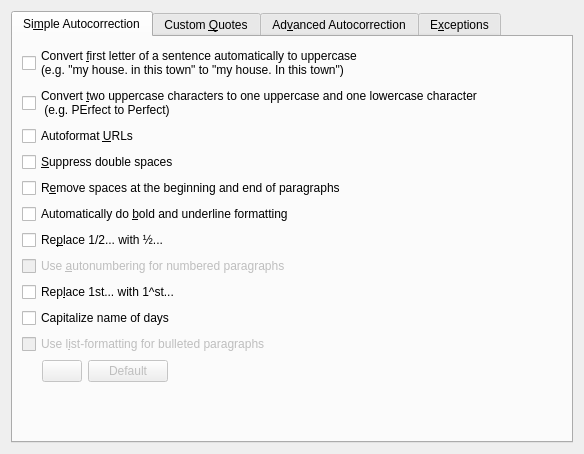
<?xml version="1.0" encoding="UTF-8"?>
<ui version="4.0">
 <class>AutocorrectConfig</class>
 <widget class="QWidget" name="AutocorrectConfig">
  <property name="geometry">
   <rect>
    <x>0</x>
    <y>0</y>
    <width>584</width>
    <height>454</height>
   </rect>
  </property>
  <property name="windowTitle">
   <string>Autocorrection</string>
  </property>
  <layout class="QVBoxLayout">
   <item>
    <widget class="QTabWidget" name="tabWidget">
     <property name="currentIndex">
      <number>0</number>
     </property>
     <widget class="QWidget" name="tab_1">
      <attribute name="title">
       <string>Si&amp;mple Autocorrection</string>
      </attribute>
      <layout class="QVBoxLayout">
       <item>
        <widget class="QCheckBox" name="upperCase">
         <property name="whatsThis">
          <string>Detect when a new sentence is started and always ensure that the first character is an uppercase character</string>
         </property>
         <property name="text">
          <string>Convert &amp;first letter of a sentence automatically to uppercase
(e.g. &quot;my house. in this town&quot; to &quot;my house. In this town&quot;)</string>
         </property>
        </widget>
       </item>
       <item>
        <widget class="QCheckBox" name="upperUpper">
         <property name="toolTip">
          <string/>
         </property>
         <property name="whatsThis">
          <string>All words are checked for the common mistake of holding the shift key down a bit too long. If some words must have two uppercase characters, then those exceptions should be added in the 'Exceptions' tab.</string>
         </property>
         <property name="text">
          <string>Convert &amp;two uppercase characters to one uppercase and one lowercase character
 (e.g. PErfect to Perfect)</string>
         </property>
        </widget>
       </item>
       <item>
        <widget class="QCheckBox" name="autoFormatUrl">
         <property name="whatsThis">
          <string>Detect when a URL (Uniform Resource Locator) is typed and provide formatting that matches the way an Internet browser would show a URL.</string>
         </property>
         <property name="text">
          <string>Autoformat &amp;URLs</string>
         </property>
        </widget>
       </item>
       <item>
        <widget class="QCheckBox" name="ignoreDoubleSpace">
         <property name="whatsThis">
          <string>Make sure that more than one space cannot be typed, as this is a common mistake which is quite hard to find in formatted text.</string>
         </property>
         <property name="text">
          <string>&amp;Suppress double spaces</string>
         </property>
        </widget>
       </item>
       <item>
        <widget class="QCheckBox" name="trimParagraphs">
         <property name="whatsThis">
          <string>Keep correct formatting and indenting of sentences by automatically removing spaces typed at the beginning and end of a paragraph.</string>
         </property>
         <property name="text">
          <string>R&amp;emove spaces at the beginning and end of paragraphs</string>
         </property>
        </widget>
       </item>
       <item>
        <widget class="QCheckBox" name="autoChangeFormat">
         <property name="whatsThis">
          <string>When you use _underline_ or *bold*, the text between the underscores or asterisks will be converted to underlined or bold text.</string>
         </property>
         <property name="text">
          <string>Automatically do &amp;bold and underline formatting</string>
         </property>
        </widget>
       </item>
       <item>
        <widget class="QCheckBox" name="autoReplaceNumber">
         <property name="whatsThis">
          <string>Most standard fraction notations will be converted when available</string>
         </property>
         <property name="text">
          <string>Re&amp;place 1/2... with ½...</string>
         </property>
        </widget>
       </item>
       <item>
        <widget class="QCheckBox" name="useNumberStyle">
         <property name="enabled">
          <bool>false</bool>
         </property>
         <property name="whatsThis">
          <string>When typing '1)' or similar in front of a paragraph, automatically convert the paragraph to use that numbering style. This has the advantage that further paragraphs will also be numbered and the spacing is done correctly.</string>
         </property>
         <property name="text">
          <string>Use &amp;autonumbering for numbered paragraphs</string>
         </property>
        </widget>
       </item>
       <item>
        <widget class="QCheckBox" name="autoSuperScript">
         <property name="enabled">
          <bool>true</bool>
         </property>
         <property name="text">
          <string>Rep&amp;lace 1st... with 1^st...</string>
         </property>
        </widget>
       </item>
       <item>
        <widget class="QCheckBox" name="capitalizeDaysName">
         <property name="text">
          <string>Capitalize name of days</string>
         </property>
        </widget>
       </item>
       <item>
        <widget class="QCheckBox" name="useBulletStyle">
         <property name="enabled">
          <bool>false</bool>
         </property>
         <property name="whatsThis">
          <string>When typing '*' or '-' in front of a paragraph, automatically convert the paragraph to use that list-style. Using a list-style formatting means that a correct bullet is used to draw the list.</string>
         </property>
         <property name="text">
          <string>Use l&amp;ist-formatting for bulleted paragraphs</string>
         </property>
        </widget>
       </item>
       <item>
        <layout class="QHBoxLayout">
         <property name="leftMargin">
          <number>20</number>
         </property>
         <item>
          <widget class="QPushButton" name="bulletStyle">
           <property name="enabled">
            <bool>false</bool>
           </property>
           <property name="sizePolicy">
            <sizepolicy hsizetype="Fixed" vsizetype="Fixed">
             <horstretch>0</horstretch>
             <verstretch>0</verstretch>
            </sizepolicy>
           </property>
           <property name="text">
            <string/>
           </property>
          </widget>
         </item>
         <item>
          <widget class="QPushButton" name="defaultBulletStyle">
           <property name="enabled">
            <bool>false</bool>
           </property>
           <property name="sizePolicy">
            <sizepolicy hsizetype="Fixed" vsizetype="Fixed">
             <horstretch>0</horstretch>
             <verstretch>0</verstretch>
            </sizepolicy>
           </property>
           <property name="text">
            <string>Default</string>
           </property>
          </widget>
         </item>
         <item>
          <spacer>
           <property name="orientation">
            <enum>Qt::Horizontal</enum>
           </property>
           <property name="sizeHint" stdset="0">
            <size>
             <width>40</width>
             <height>20</height>
            </size>
           </property>
          </spacer>
         </item>
        </layout>
       </item>
       <item>
        <spacer>
         <property name="orientation">
          <enum>Qt::Vertical</enum>
         </property>
         <property name="sizeHint" stdset="0">
          <size>
           <width>20</width>
           <height>40</height>
          </size>
         </property>
        </spacer>
       </item>
      </layout>
     </widget>
     <widget class="QWidget" name="tab_2">
      <attribute name="title">
       <string>Custom &amp;Quotes</string>
      </attribute>
      <layout class="QGridLayout">
       <item row="0" column="0" colspan="2">
        <widget class="QCheckBox" name="typographicDoubleQuotes">
         <property name="text">
          <string>Replace &amp;double quotes with typographical quotes</string>
         </property>
        </widget>
       </item>
       <item row="1" column="0">
        <layout class="QHBoxLayout">
         <property name="spacing">
          <number>0</number>
         </property>
         <property name="leftMargin">
          <number>20</number>
         </property>
         <item>
          <widget class="QPushButton" name="doubleQuote1">
           <property name="text">
            <string/>
           </property>
          </widget>
         </item>
         <item>
          <widget class="QPushButton" name="doubleQuote2">
           <property name="text">
            <string/>
           </property>
          </widget>
         </item>
        </layout>
       </item>
       <item row="1" column="1">
        <layout class="QHBoxLayout">
         <item>
          <widget class="QPushButton" name="doubleDefault">
           <property name="text">
            <string>Default</string>
           </property>
          </widget>
         </item>
         <item>
          <spacer>
           <property name="orientation">
            <enum>Qt::Horizontal</enum>
           </property>
           <property name="sizeHint" stdset="0">
            <size>
             <width>40</width>
             <height>20</height>
            </size>
           </property>
          </spacer>
         </item>
        </layout>
       </item>
       <item row="2" column="0" colspan="2">
        <widget class="QCheckBox" name="typographicSingleQuotes">
         <property name="text">
          <string>Replace &amp;single quotes with typographical quotes</string>
         </property>
        </widget>
       </item>
       <item row="3" column="0">
        <layout class="QHBoxLayout">
         <property name="spacing">
          <number>0</number>
         </property>
         <property name="leftMargin">
          <number>20</number>
         </property>
         <item>
          <widget class="QPushButton" name="singleQuote1">
           <property name="text">
            <string/>
           </property>
          </widget>
         </item>
         <item>
          <widget class="QPushButton" name="singleQuote2">
           <property name="text">
            <string/>
           </property>
          </widget>
         </item>
        </layout>
       </item>
       <item row="3" column="1">
        <layout class="QHBoxLayout">
         <item>
          <widget class="QPushButton" name="singleDefault">
           <property name="text">
            <string>Default</string>
           </property>
          </widget>
         </item>
         <item>
          <spacer>
           <property name="orientation">
            <enum>Qt::Horizontal</enum>
           </property>
           <property name="sizeHint" stdset="0">
            <size>
             <width>40</width>
             <height>20</height>
            </size>
           </property>
          </spacer>
         </item>
        </layout>
       </item>
       <item row="4" column="1">
        <spacer>
         <property name="orientation">
          <enum>Qt::Vertical</enum>
         </property>
         <property name="sizeHint" stdset="0">
          <size>
           <width>20</width>
           <height>40</height>
          </size>
         </property>
        </spacer>
       </item>
      </layout>
     </widget>
     <widget class="QWidget" name="tab_3">
      <attribute name="title">
       <string>Ad&amp;vanced Autocorrection</string>
      </attribute>
      <layout class="QGridLayout">
       <item row="0" column="0" colspan="2">
        <layout class="QHBoxLayout">
         <item>
          <widget class="QLabel" name="label">
           <property name="text">
            <string>Replacements and exceptions for language:</string>
           </property>
          </widget>
         </item>
         <item>
          <widget class="QComboBox" name="autoFormatLanguage">
           <item>
            <property name="text">
             <string>Default</string>
            </property>
           </item>
           <item>
            <property name="text">
             <string>All Languages</string>
            </property>
           </item>
          </widget>
         </item>
        </layout>
       </item>
       <item row="1" column="0">
        <widget class="QCheckBox" name="advancedAutocorrection">
         <property name="text">
          <string>&amp;Enable word replacement</string>
         </property>
        </widget>
       </item>
       <item row="2" column="0">
        <widget class="QCheckBox" name="autoCorrectionWithFormat">
         <property name="enabled">
          <bool>false</bool>
         </property>
         <property name="text">
          <string>Replace &amp;text with format</string>
         </property>
        </widget>
       </item>
       <item row="3" column="0">
        <layout class="QHBoxLayout">
         <item>
          <widget class="QLabel" name="findLabel">
           <property name="text">
            <string>&amp;Find</string>
           </property>
           <property name="buddy">
            <cstring>find</cstring>
           </property>
          </widget>
         </item>
         <item>
          <widget class="QLineEdit" name="find"/>
         </item>
         <item>
          <widget class="QToolButton" name="specialChar1">
           <property name="text">
            <string>...</string>
           </property>
          </widget>
         </item>
         <item>
          <widget class="QLabel" name="replaceLabel">
           <property name="text">
            <string>Re&amp;place</string>
           </property>
           <property name="buddy">
            <cstring>replace</cstring>
           </property>
          </widget>
         </item>
         <item>
          <widget class="QLineEdit" name="replace"/>
         </item>
         <item>
          <widget class="QToolButton" name="specialChar2">
           <property name="text">
            <string>...</string>
           </property>
          </widget>
         </item>
        </layout>
       </item>
       <item row="3" column="1" rowspan="2">
        <layout class="QVBoxLayout">
         <item>
          <widget class="QPushButton" name="addButton">
           <property name="text">
            <string>&amp;Add</string>
           </property>
          </widget>
         </item>
         <item>
          <widget class="QPushButton" name="removeButton">
           <property name="text">
            <string>Remove</string>
           </property>
          </widget>
         </item>
         <item>
          <widget class="QPushButton" name="changeFormat">
           <property name="enabled">
            <bool>false</bool>
           </property>
           <property name="text">
            <string>C&amp;hange Format...</string>
           </property>
          </widget>
         </item>
         <item>
          <widget class="QPushButton" name="clearFormat">
           <property name="enabled">
            <bool>false</bool>
           </property>
           <property name="text">
            <string>C&amp;lear Format</string>
           </property>
          </widget>
         </item>
         <item>
          <spacer>
           <property name="orientation">
            <enum>Qt::Vertical</enum>
           </property>
           <property name="sizeHint" stdset="0">
            <size>
             <width>20</width>
             <height>40</height>
            </size>
           </property>
          </spacer>
         </item>
        </layout>
       </item>
       <item row="4" column="0">
        <widget class="QTableWidget" name="tableWidget">
         <property name="editTriggers">
          <set>QAbstractItemView::NoEditTriggers</set>
         </property>
         <property name="selectionMode">
          <enum>QAbstractItemView::SingleSelection</enum>
         </property>
         <property name="selectionBehavior">
          <enum>QAbstractItemView::SelectRows</enum>
         </property>
         <property name="sortingEnabled">
          <bool>false</bool>
         </property>
         <property name="cornerButtonEnabled">
          <bool>false</bool>
         </property>
         <column>
          <property name="text">
           <string>Find</string>
          </property>
         </column>
         <column>
          <property name="text">
           <string>Replace</string>
          </property>
         </column>
        </widget>
       </item>
      </layout>
     </widget>
     <widget class="QWidget" name="tab_4">
      <attribute name="title">
       <string>E&amp;xceptions</string>
      </attribute>
      <layout class="QGridLayout">
       <item row="0" column="0">
        <layout class="QVBoxLayout">
         <item>
          <widget class="QLabel" name="label_4">
           <property name="text">
            <string>Do not treat as the end of a sentence:</string>
           </property>
          </widget>
         </item>
         <item>
          <widget class="QLineEdit" name="abbreviation"/>
         </item>
         <item>
          <widget class="QListWidget" name="abbreviationList">
           <property name="sizePolicy">
            <sizepolicy hsizetype="Expanding" vsizetype="Maximum">
             <horstretch>0</horstretch>
             <verstretch>0</verstretch>
            </sizepolicy>
           </property>
           <property name="sortingEnabled">
            <bool>true</bool>
           </property>
          </widget>
         </item>
         <item>
          <widget class="QCheckBox" name="autoinclude1">
           <property name="enabled">
            <bool>false</bool>
           </property>
           <property name="text">
            <string>Autoinclude</string>
           </property>
          </widget>
         </item>
        </layout>
       </item>
       <item row="0" column="1">
        <layout class="QVBoxLayout">
         <item>
          <widget class="QPushButton" name="add1">
           <property name="text">
            <string>&amp;Add</string>
           </property>
          </widget>
         </item>
         <item>
          <widget class="QPushButton" name="remove1">
           <property name="text">
            <string>R&amp;emove</string>
           </property>
          </widget>
         </item>
         <item>
          <spacer>
           <property name="orientation">
            <enum>Qt::Vertical</enum>
           </property>
           <property name="sizeHint" stdset="0">
            <size>
             <width>20</width>
             <height>40</height>
            </size>
           </property>
          </spacer>
         </item>
        </layout>
       </item>
       <item row="1" column="0">
        <layout class="QVBoxLayout">
         <item>
          <widget class="QLabel" name="label_5">
           <property name="text">
            <string>Accept two uppercase letters in:</string>
           </property>
          </widget>
         </item>
         <item>
          <widget class="QLineEdit" name="twoUpperLetter"/>
         </item>
         <item>
          <widget class="QListWidget" name="twoUpperLetterList">
           <property name="sizePolicy">
            <sizepolicy hsizetype="Expanding" vsizetype="Maximum">
             <horstretch>0</horstretch>
             <verstretch>0</verstretch>
            </sizepolicy>
           </property>
           <property name="sortingEnabled">
            <bool>true</bool>
           </property>
          </widget>
         </item>
         <item>
          <widget class="QCheckBox" name="autoinclude2">
           <property name="enabled">
            <bool>false</bool>
           </property>
           <property name="text">
            <string>Autoinclude</string>
           </property>
          </widget>
         </item>
        </layout>
       </item>
       <item row="1" column="1">
        <layout class="QVBoxLayout">
         <item>
          <widget class="QPushButton" name="add2">
           <property name="text">
            <string>A&amp;dd</string>
           </property>
          </widget>
         </item>
         <item>
          <widget class="QPushButton" name="remove2">
           <property name="text">
            <string>Remove</string>
           </property>
          </widget>
         </item>
         <item>
          <spacer>
           <property name="orientation">
            <enum>Qt::Vertical</enum>
           </property>
           <property name="sizeHint" stdset="0">
            <size>
             <width>20</width>
             <height>40</height>
            </size>
           </property>
          </spacer>
         </item>
        </layout>
       </item>
      </layout>
     </widget>
    </widget>
   </item>
  </layout>
 </widget>
 <resources/>
 <connections/>
</ui>
